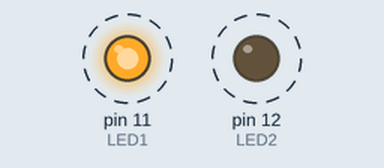
This sketch was run on a simulated Arduino Uno, built with avr-gcc and run on an emulated ATmega328P. Shown: output pins drawn as LEDs (lit = HIGH). Dashed ring = blinking.

Above: at 0.5 s.
Timing chart, 0 to 5.8 s (numbered marks = the images above):
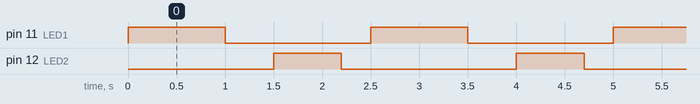

Measured:
- by itself, pin 11 (LED1): alternates HIGH for 1.0 s and LOW for 1.5 s
- by itself, pin 12 (LED2): alternates HIGH for 0.70 s and LOW for 1.8 s
- by itself, everything shown: repeats every 2.5 s, in 4 steps

The sketch:

example_normalloop.ino
```cpp
#define LED1 11
#define LED2 12

void setup() {
	pinMode(LED1, OUTPUT);
	pinMode(LED2, OUTPUT);
}

void taskLED1() {
	digitalWrite(LED1, HIGH);
	delay(1000);
	digitalWrite(LED1, LOW);
	delay(500);
}

void taskLED2() {
	digitalWrite(LED2, HIGH);
	delay(700);
	digitalWrite(LED2, LOW);
	delay(300);
}

void loop() {
	taskLED1();
	taskLED2();
}
```
